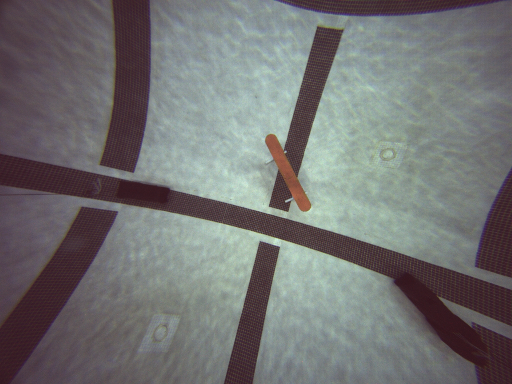
#> input picture avbotz/pathmarker_1.png, 512 x 384 px, found by its file name
$ python pathmarker.py
#> lines starting #> are read from the running program, lines starting #| are printed output that depends on the picture; after the words box and inside, x2 and y2 are one past the last pixel; in counts of white or black regions, pixels touching at a corner belong together
import numpy as np
import cv2
import matplotlib.pyplot as plt
import matplotlib.image as mpimg

#https://stackoverflow.com/questions/57940737/how-to-mask-everything-in-an-image-except-for-a-specific-color-inside

image = cv2.imread('/Users/hiyashah/Desktop/avbotz/pathmarker_1.png')
#> image is the input picture: shape (384, 512, 3); mean B, G, R 114.9, 115, 114.7
original = image.copy()
image = cv2.cvtColor(image, cv2.COLOR_BGR2HSV) #convert to hsv scale
#> image: shape (384, 512, 3); mean H, S, V 103.2, 38, 122.6
# lower = np.array([196, 65, 0], dtype="uint8") #idea - find max and min RBG values in the image!
# upper = np.array([255, 239, 213], dtype="uint8")
lower = np.array([6, 125, 138], dtype="uint8") #idea - find max and min RBG values in the image!
upper = np.array([25, 160, 180], dtype="uint8")
# lower = np.array([130, 130, 6], dtype="uint8") #idea - find max and min RBG values in the image!
# upper = np.array([164, 144, 10], dtype="uint8")
mask = cv2.inRange(image, lower, upper) #get a mask of only orange pixels
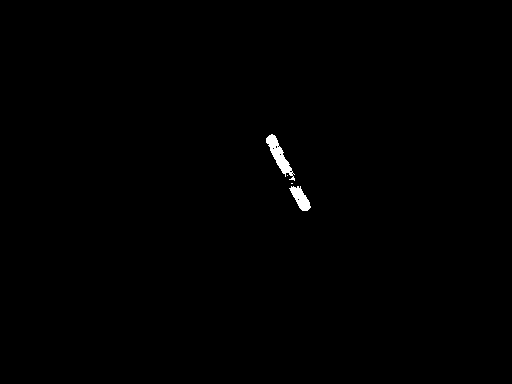
#> mask: shape (384, 512); 0.38% white; 4 white regions (2 under 20 px)

cnts  = cv2.findContours(mask, cv2.RETR_EXTERNAL, cv2.CHAIN_APPROX_SIMPLE)
#> cnts = 4 contours, 2 with area under 20; largest, box (x1, y1, x2, y2) and area: (266, 134, 295, 181) 402, (289, 186, 311, 211) 250
cnts = cnts[0] if len(cnts) == 2 else cnts[1]
cv2.fillPoly(mask, cnts, (255,255,255)) #fill in mask (orange obj) with white
#> mask: shape (384, 512); 0.38% white; 4 white regions (2 under 20 px), largest, box (x1, y1, x2, y2) and area: (266, 134, 295, 181) 461, (289, 186, 311, 211) 285
result = cv2.bitwise_and(original,original,mask=mask)


# [4 lines of commented-out code are left out]
cv2.imshow('image', image)
cv2.imshow('mask', mask)
print("IM HERE")
cv2.imshow('result', result)
print("IM HERE 2")
cv2.waitKey()

# [18 lines of commented-out code are left out]
